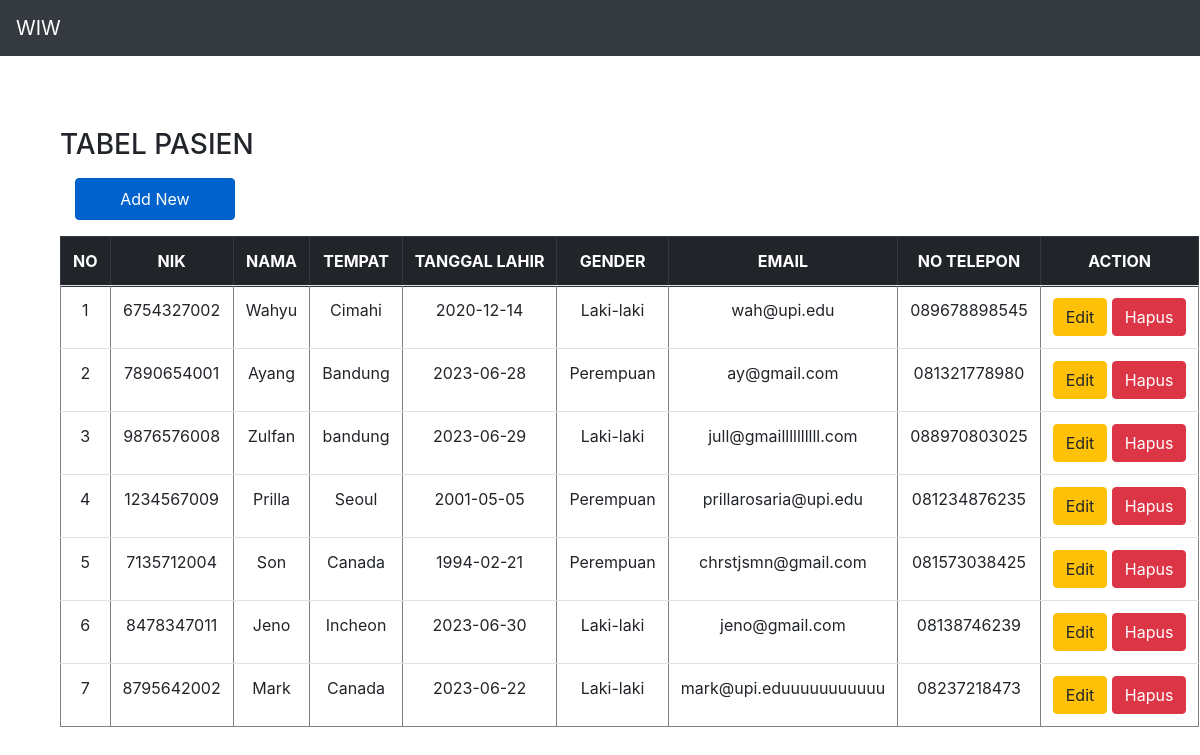
The page / on the database its author committed.
### tables this page shows
CREATE TABLE `pasien` (
  `id` int(11) NOT NULL,
  `nik` varchar(100) NOT NULL,
  `nama` varchar(100) NOT NULL,
  `tempat` varchar(100) NOT NULL,
  `tl` varchar(100) NOT NULL,
  `gender` varchar(10) NOT NULL,
  `email` varchar(100) NOT NULL,
  `telp` varchar(100) NOT NULL
);

### presenter/ProsesPasien.php (called while the page is built, shortened)
<?php
class ProsesPasien implements KontrakPasienPresenter
{
	private $tabelpasien;
	private $data = [];
	function __construct()
	{
		try {
			$db_host = "localhost";
			$db_user = "root";
			$db_password = "";
			$db_name = "mvp_01";
			$this->tabelpasien = new TabelPasien($db_host, $db_user, $db_password, $db_name);
			$this->data = array();
		} catch (Exception $e) {
			echo "wiw error" . $e->getMessage();
		}
	}
	function prosesDataPasien()
	{
		try {
			$this->tabelpasien->open();
			$this->tabelpasien->getPasien();
			while ($row = $this->tabelpasien->getResult()) {
				$this->data[] = $row;
			}
		} catch (Exception $e) {
			echo "wiw error part 2" . $e->getMessage();
		}
	}
	function getId($i)
	{
		return $this->data[$i]['id'];
	}
	function getNik($i)
	{
		return $this->data[$i]['nik'];
	}
	function getNama($i)
	{
		return $this->data[$i]['nama'];
	}
	function getTempat($i)
	{
		return $this->data[$i]['tempat'];
	}
	function getTl($i)
	{
		return $this->data[$i]['tl'];
	}
	function getGender($i)
	{
		return $this->data[$i]['gender'];
	}
	function getEmail($i)
	{
		return $this->data[$i]['email'];
	}
	function getTelp($i)
	{
		return $this->data[$i]['telp'];
	}
	function getSize()
	{
		return sizeof($this->data);
	}
}

### index.php (called while the page is built, shortened)
<?php
include_once("model/Template.class.php");
include_once("model/DB.class.php");
include_once("view/TampilPasien.php");
$tp = new TampilPasien();
$data = $tp->tampil();

### model/DB.class.php (called while the page is built, shortened)
<?php
class DB
{
	var $db_host = '';
	var $db_user = '';
	var $db_password = '';
	var $db_name = '';
	var $db_link = '';
	function __construct($db_host = '', $db_user = '', $db_password = '', $db_name = '')
	{
		$this->db_host = $db_host;
		$this->db_user = $db_user;
		$this->db_password = $db_password;
		$this->db_name = $db_name;
	}
	function open()
	{
		$this->db_link = mysqli_connect($this->db_host, $this->db_user, $this->db_password, $this->db_name);
	}
	function execute($query = "")
	{
		$this->result = mysqli_query($this->db_link, $query);
		return $this->result;
	}
}

### model/TabelPasien.class.php (called while the page is built, shortened)
<?php
class TabelPasien extends DB
{
	function getPasien()
	{
		$query = "SELECT * FROM pasien";
		return $this->execute($query);
	}
}

### view/TampilPasien.php (the view, shortened to what this page needs)
<?php
include_once("presenter/ProsesPasien.php");
class TampilPasien implements KontrakPasienView
{
	private $prosespasien;
	function __construct()
	{
		$this->prosespasien = new ProsesPasien();
	}
	function tampil()
	{
		$this->prosespasien->prosesDataPasien();
		$data = null;
		for ($i = 0; $i < $this->prosespasien->getSize(); $i++) {
			$no = $i + 1;
			$data .= "<tr>
			<td>" . $no . "</td>
			<td>" . $this->prosespasien->getNik($i) . "</td>
			<td>" . $this->prosespasien->getNama($i) . "</td>
			<td>" . $this->prosespasien->getTempat($i) . "</td>
			<td>" . $this->prosespasien->getTl($i) . "</td>
			<td>" . $this->prosespasien->getGender($i) . "</td>
			<td>" . $this->prosespasien->getEmail($i) . "</td>
			<td>" . $this->prosespasien->getTelp($i) . "</td>
			<td><a href='tambah.php?id_edit=" . $i .  "' class='btn btn-warning' '>Edit</a>
			<a href='index.php?id_hapus=" . $this->prosespasien->getId($i) . "' class='btn btn-danger' '>Hapus</a></td>";
		}
	}
}

### model/Template.class.php (shortened to what this page needs)
<?php
class Template{
	var $content = '';
	function __construct($filename = ''){
		$this->content = implode('', @file($filename));
	}
	function clear(){
		$this->content = preg_replace("/DATA_[A-Z|_|0-9]+/", "", $this->content);
	}
	function write(){
		print $this->content;
	}
	function replace($old = '', $new = ''){
		if(is_int($new)){
			$value = sprintf("%d", $new);
		}elseif(is_float($new)){
			$value = sprintf("%f", $new);
		}elseif(is_array($new)){
			$value = '';
			foreach( $new as $item){
				$value .= $item. '';
			}
		}else{
			$value = $new;
		}
		$this->content = preg_replace("/$old/",  $value, $this->content);
	}
}

### rows shown on the page
pasien: no "1", nik "6754327002", nama "Wahyu", tempat "Cimahi", tl "2020-12-14", gender "Laki-laki", email "wah@upi.edu", telp "089678898545"
pasien: no "2", nik "7890654001", nama "Ayang", tempat "Bandung", tl "2023-06-28", gender "Perempuan", email "ay@gmail.com", telp "081321778980"
pasien: no "3", nik "9876576008", nama "Zulfan", tempat "bandung", tl "2023-06-29", gender "Laki-laki", email "jull@gmaillllllllll.com", telp "088970803025"
pasien: no "4", nik "1234567009", nama "Prilla", tempat "Seoul", tl "2001-05-05", gender "Perempuan", email "prillarosaria@upi.edu", telp "081234876235"
pasien: no "5", nik "7135712004", nama "Son", tempat "Canada", tl "1994-02-21", gender "Perempuan", email "chrstjsmn@gmail.com", telp "081573038425"
pasien: no "6", nik "8478347011", nama "Jeno", tempat "Incheon", tl "2023-06-30", gender "Laki-laki", email "jeno@gmail.com", telp "08138746239"
pasien: no "7", nik "8795642002", nama "Mark", tempat "Canada", tl "2023-06-22", gender "Laki-laki", email "mark@upi.eduuuuuuuuuuu", telp "08237218473"

### other values the page prints
$this->content "WIW TABEL PASIEN Add New NO NIK NAMA TEMPAT TANGGAL LAHIR GENDER EMAIL NO TELEPON ACTION"
